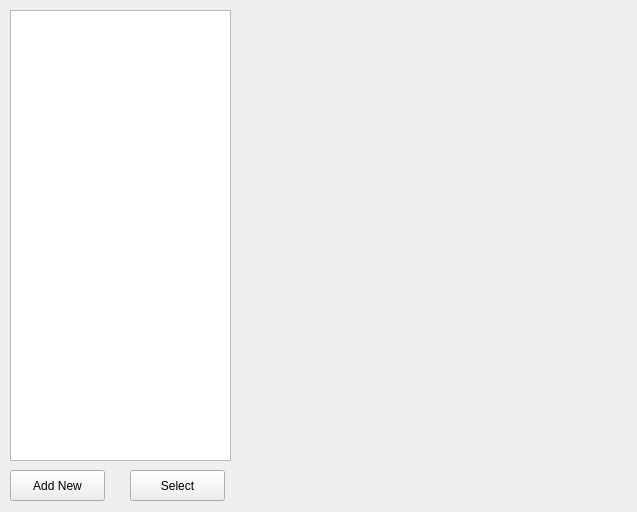
<?xml version="1.0" encoding="UTF-8"?>
<ui version="4.0">
 <class>Form</class>
 <widget class="QWidget" name="Form">
  <property name="geometry">
   <rect>
    <x>0</x>
    <y>0</y>
    <width>637</width>
    <height>512</height>
   </rect>
  </property>
  <property name="windowTitle">
   <string>Form</string>
  </property>
  <widget class="QListWidget" name="listWidget">
   <property name="geometry">
    <rect>
     <x>10</x>
     <y>10</y>
     <width>221</width>
     <height>451</height>
    </rect>
   </property>
  </widget>
  <widget class="QPushButton" name="pushButton">
   <property name="geometry">
    <rect>
     <x>10</x>
     <y>470</y>
     <width>95</width>
     <height>31</height>
    </rect>
   </property>
   <property name="text">
    <string>Add New</string>
   </property>
  </widget>
  <widget class="QPushButton" name="pushButton_2">
   <property name="geometry">
    <rect>
     <x>130</x>
     <y>470</y>
     <width>95</width>
     <height>31</height>
    </rect>
   </property>
   <property name="text">
    <string>Select</string>
   </property>
  </widget>
 </widget>
 <resources/>
 <connections/>
</ui>
